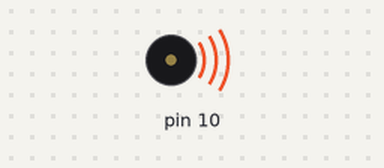
Bench run of a sketch on a simulated Arduino Uno, built with avr-gcc and run on an emulated ATmega328P. On the bench: buzzer (waves = sounding).

Above: at 0.2 s.
Timing chart, 0 to 5.2 s (numbered marks = the images above):
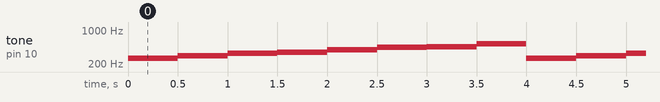

The sketch:

sound_control_0325.ino
```cpp
void setup() {
  // put your setup code here, to run once:
  pinMode(10,OUTPUT);
}

void loop() {
  // put your main code here, to run repeatedly:
  tone(10,262);delay(500);
  tone(10,294);delay(500);
  tone(10,330);delay(500);
  tone(10,349);delay(500);
  tone(10,392);delay(500);
  tone(10,440);delay(500);
  tone(10,454);delay(500);
  tone(10,523);delay(500);

}
```

Measured:
- by itself, tone on pin 10: repeats every 4.0 s: 294 Hz 0.50 s, 330 Hz 0.50 s, 349 Hz 0.50 s, 392 Hz 0.50 s, 440 Hz 0.50 s, 454 Hz 0.50 s, 523 Hz 0.50 s, 262 Hz 0.50 s
